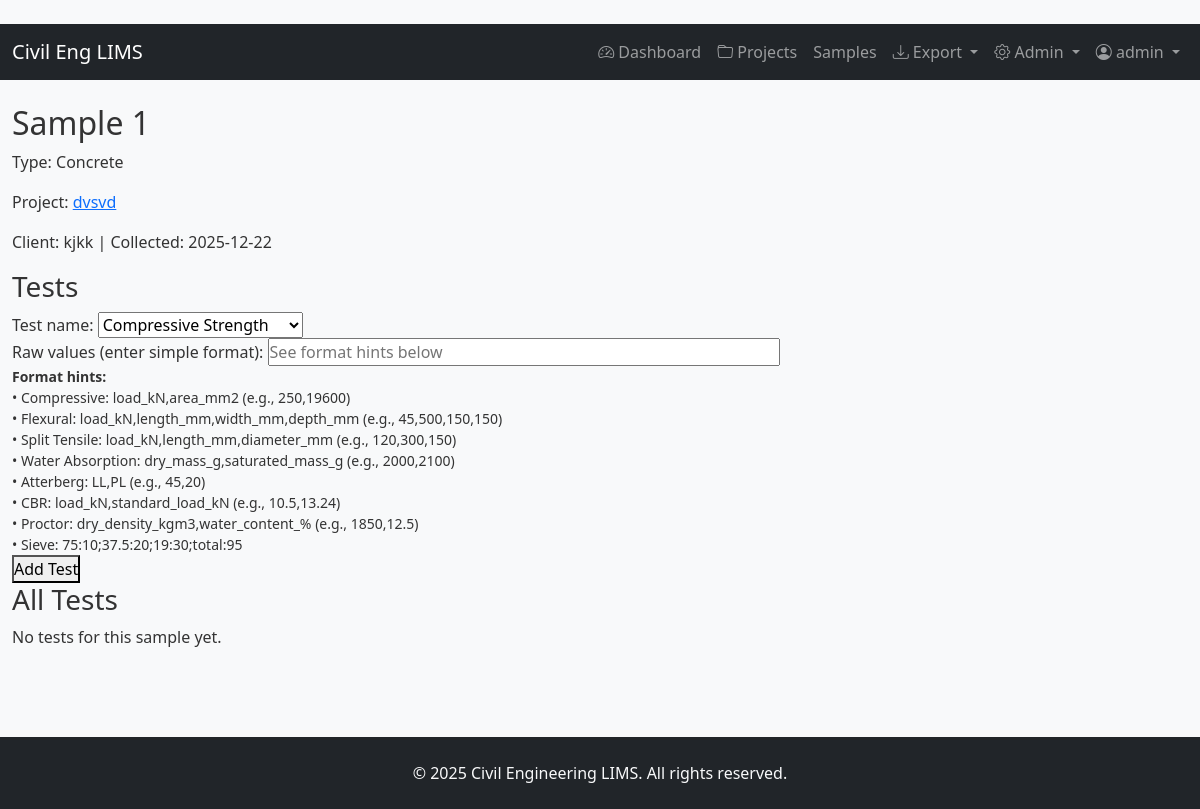
Screenshot of /samples/2 (signed in) with the database file from the repository.
### models.py (models this page shows, shortened)
    class User(db.Model, UserMixin):
        __tablename__ = 'users'
        id = db.Column(db.Integer, primary_key=True)
        username = db.Column(db.String(80), unique=True, nullable=False)
        password_hash = db.Column(db.String(255), nullable=False)
        role = db.Column(db.String(30), nullable=False, default='Lab Technician')

    class Sample(db.Model):
        __tablename__ = 'samples'
        id = db.Column(db.Integer, primary_key=True)
        sample_id = db.Column(db.String(50), unique=True, nullable=False)
        sample_type = db.Column(db.String(50), nullable=False)  # Concrete, Soil, Aggregate
        project_id = db.Column(db.Integer, db.ForeignKey('projects.id'))
        project_name = db.Column(db.String(120))  # Kept for backward compatibility
        client_name = db.Column(db.String(120))
        date_collected = db.Column(db.String(30))
        tests = db.relationship('TestResult', backref='sample', lazy=True)

    class Project(db.Model):
        __tablename__ = 'projects'
        id = db.Column(db.Integer, primary_key=True)
        project_code = db.Column(db.String(50), unique=True, nullable=False)
        project_name = db.Column(db.String(120), nullable=False)
        client_name = db.Column(db.String(120))
        description = db.Column(db.Text)
        created_at = db.Column(db.DateTime)
        status = db.Column(db.String(30), default='Active')  # Active, Completed, On Hold
        samples = db.relationship('Sample', backref='project', lazy=True)

### app.py (the view, shortened to what this page needs)
@app.route('/samples/<int:sample_id>', methods=['GET', 'POST'])
@login_required
def sample_detail(sample_id):
    s = models.Sample.query.get_or_404(sample_id)
    tests = s.tests
    return render_template('sample_detail.html', sample=s, tests=tests)

### app.py (called while the page is built)
@login_manager.user_loader
def load_user(user_id):
    return models.User.query.get(int(user_id))

### templates/sample_detail.html (shortened to what this page needs)
﻿{% extends 'base.html' %}
{% block content %}
  <h2>Sample {{ sample.sample_id }}</h2>
  <p>Type: {{ sample.sample_type }}</p>
  <p>Project:
    {% if sample.project %}
      <a href='/projects/{{sample.project.id}}'>{{ sample.project.project_name }}</a>
    {% else %}
      {{ sample.project_name or 'N/A' }}
    {% endif %}
  </p>
  <p>Client: {{ sample.client_name }} | Collected: {{ sample.date_collected }}</p>
  <h3>Tests</h3>
  <form method='post'>
    <label>Test name: <select name='test_name'>
      <optgroup label="Concrete Tests">
        <option>Compressive Strength</option>
      </optgroup>
    </select></label><br>
    <label>Raw values (enter simple format): <input type='text' name='raw_value' size='50' placeholder='See format hints below'></label><br>
    <small>
      <strong>Format hints:</strong><br>
      • Compressive: load_kN,area_mm2 (e.g., 250,19600)<br>
      • Flexural: load_kN,length_mm,width_mm,depth_mm (e.g., 45,500,150,150)<br>
      • Split Tensile: load_kN,length_mm,diameter_mm (e.g., 120,300,150)<br>
      • Water Absorption: dry_mass_g,saturated_mass_g (e.g., 2000,2100)<br>
      • Atterberg: LL,PL (e.g., 45,20)<br>
      • CBR: load_kN,standard_load_kN (e.g., 10.5,13.24)<br>
      • Proctor: dry_density_kgm3,water_content_% (e.g., 1850,12.5)<br>
      • Sieve: 75:10;37.5:20;19:30;total:95
    </small><br>
    <button type='submit'>Add Test</button>
  </form>
<h3>All Tests</h3>
{% if sample.test_results %}
<form method="post" action="{{ url_for('generate_batch_report') }}">
  <input type="hidden" name="csrf_token" value="{{ csrf_token() }}"/>
  <button type="submit" class="btn-primary" style="margin-bottom:10px; padding:8px 15px; background:#28a745; color:white; border:none; border-radius:4px; cursor:pointer;">Generate Batch Report for Selected</button>
  <table>
    <tr>
      <th><input type="checkbox" id="select-all" onclick="toggleAll(this)"></th>
      <th>ID</th><th>Test</th><th>Raw</th><th>Result</th><th>Status</th><th>Actions</th>
    </tr>
    {% for t in sample.tests %}
      <tr>
        <td><input type="checkbox" name="test_ids" value="{{ t.id }}" class="test-checkbox"></td>
        <td>{{ t.id }}</td>
        <td>{{ t.test_name }}</td>
        <td>{{ t.raw_values }}</td>
        <td>{{ t.calculated_result }}</td>
        <td>
          <span class='status-{{t.status.lower()}}'>{{ t.status or 'Pending' }}</span>
          {% if t.approved_by %}
            <br><small>by {{ t.approver.username if t.approver else 'N/A' }}</small>
          {% endif %}
        </td>
        <td>
          {% if t.test_name == 'Compressive Strength' %}
            <a href='/calculate/compressive/{{t.id}}'>Calculate</a> |
          {% elif t.test_name == 'Flexural Strength' %}
            <a href='/calculate/flexural/{{t.id}}'>Calculate</a> |
          {% elif t.test_name == 'Split Tensile Strength' %}
            <a href='/calculate/split_tensile/{{t.id}}'>Calculate</a> |
          {% elif t.test_name == 'Water Absorption' %}
            <a href='/calculate/water_absorption/{{t.id}}'>Calculate</a> |
          {% elif t.test_name == 'Sieve Analysis' %}
            <a href='/calculate/sieve/{{t.id}}'>Calculate</a> |
          {% elif t.test_name == 'Atterberg Limits' %}
            <a href='/calculate/atterberg/{{t.id}}'>Calculate</a> |
          {% elif t.test_name == 'CBR Test' %}
            <a href='/calculate/cbr/{{t.id}}'>Calculate</a> |
          {% elif t.test_name == 'Proctor Compaction' %}
            <a href='/calculate/proctor/{{t.id}}'>Calculate</a> |
          {% endif %}
          <a href='/reports/generate/{{t.id}}'>Report</a>
          {% if current_user.role in ['Admin', 'Engineer'] and t.status != 'Approved' %}
            <br>
            <form method='post' action='/test/{{t.id}}/approve' style='display:inline'>
              <input type="hidden" name="csrf_token" value="{{ csrf_token() }}"/>
              <input type='text' name='remarks' placeholder='Remarks (optional)' size='20'>
              <button type='submit' style='color:green'>Approve</button>
            </form>
            <form method='post' action='/test/{{t.id}}/reject' style='display:inline'>
              <input type="hidden" name="csrf_token" value="{{ csrf_token() }}"/>
              <input type='text' name='remarks' placeholder='Reason *' size='20' required>
              <button type='submit' style='color:red'>Reject</button>
            </form>
          {% endif %}
          {% if t.remarks %}
            <br><small><strong>Remarks:</strong> {{ t.remarks }}</small>
          {% endif %}
        </td>
      </tr>
    {% endfor %}
  </table>
</form>
<script>
function toggleAll(source) {
    const checkboxes = document.querySelectorAll('.test-checkbox');
    checkboxes.forEach(cb => cb.checked = source.checked);
}
</script>
{% else %}
  <p>No tests for this sample yet.</p>
{% endif %}
{% endblock %}

### templates/base.html (shortened to what this page needs)
﻿<!doctype html>
<html lang='en'>
  <head>
    <link href='https://cdn.jsdelivr.net/npm/bootstrap@5.3.0/dist/css/bootstrap.min.css' rel='stylesheet'>
    <link rel='stylesheet' href='https://cdn.jsdelivr.net/npm/bootstrap-icons@1.10.0/font/bootstrap-icons.css'>
    <link rel='stylesheet' href='/static/style.css'>
  </head>
  <body>
    <nav class='navbar navbar-expand-lg navbar-dark bg-dark sticky-top'>
      <div class='container-fluid'>
        <a class='navbar-brand' href='/'>
           Civil Eng LIMS
        </a>
        <div class='collapse navbar-collapse' id='navbarNav'>
          <ul class='navbar-nav ms-auto'>
            <li class='nav-item'>
              <a class='nav-link' href='/'><i class='bi bi-speedometer2'></i> Dashboard</a>
            </li>
            <li class='nav-item'>
              <a class='nav-link' href='/projects'><i class='bi bi-folder'></i> Projects</a>
            </li>
            <li class='nav-item'>
              <a class='nav-link' href='/samples'> Samples</a>
            </li>
            <li class='nav-item dropdown'>
              <a class='nav-link dropdown-toggle' href='#' id='exportDropdown' role='button' data-bs-toggle='dropdown'>
                <i class='bi bi-download'></i> Export
              </a>
            </li>
            {% if current_user.role == 'Admin' %}
              <li class='nav-item dropdown'>
                <a class='nav-link dropdown-toggle' href='#' id='adminDropdown' role='button' data-bs-toggle='dropdown'>
                  <i class='bi bi-gear'></i> Admin
                </a>
              </li>
            {% endif %}
            <li class='nav-item dropdown'>
              <a class='nav-link dropdown-toggle' href='#' id='userDropdown' role='button' data-bs-toggle='dropdown'>
                <i class='bi bi-person-circle'></i> {{ current_user.username }}
              </a>
            </li>
          </ul>
        </div>
      </div>
    </nav>
    <main class='container-fluid py-4'>
      {% block content %}{% endblock %}
    </main>
    <footer class='bg-dark text-light text-center py-4 mt-5'>
      <p class='mb-0'>&copy; 2025 Civil Engineering LIMS. All rights reserved.</p>
    </footer>
  </body>
</html>

### static/style.css (style rules this page uses)
* { margin: 0; padding: 0; box-sizing: border-box; }
body { font-family: 'Segoe UI', Tahoma, Geneva, Verdana, sans-serif; background-color: #f8f9fa; color: #333; }

### rows the page displays
User: username "admin"
Sample: sample_id "1", sample_type "Concrete", client_name "kjkk", date_collected "2025-12-22"
Project: project.project_name "dvsvd"
